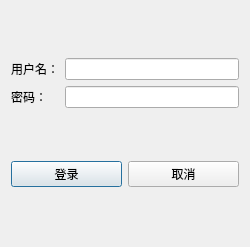
<?xml version="1.0" encoding="UTF-8"?>
<ui version="4.0">
 <class>LoginDialog</class>
 <widget class="QDialog" name="LoginDialog">
  <property name="geometry">
   <rect>
    <x>0</x>
    <y>0</y>
    <width>250</width>
    <height>247</height>
   </rect>
  </property>
  <property name="windowTitle">
   <string>Dialog</string>
  </property>
  <property name="windowIcon">
   <iconset resource="res.qrc">
    <normaloff>:/image/mainwindow图标.png</normaloff>:/image/mainwindow图标.png</iconset>
  </property>
  <layout class="QVBoxLayout" name="verticalLayout">
   <item>
    <layout class="QGridLayout" name="gridLayout">
     <item row="0" column="0">
      <widget class="QLabel" name="label">
       <property name="text">
        <string>用户名：</string>
       </property>
      </widget>
     </item>
     <item row="0" column="1">
      <widget class="QLineEdit" name="editUser"/>
     </item>
     <item row="1" column="0">
      <widget class="QLabel" name="label_2">
       <property name="text">
        <string>密码：</string>
       </property>
      </widget>
     </item>
     <item row="1" column="1">
      <widget class="QLineEdit" name="editPassword"/>
     </item>
    </layout>
   </item>
   <item>
    <layout class="QHBoxLayout" name="horizontalLayout">
     <item>
      <widget class="QPushButton" name="btnLogin">
       <property name="text">
        <string>登录</string>
       </property>
      </widget>
     </item>
     <item>
      <widget class="QPushButton" name="btnCancel">
       <property name="text">
        <string>取消</string>
       </property>
      </widget>
     </item>
    </layout>
   </item>
  </layout>
 </widget>
 <resources>
  <include location="res.qrc"/>
 </resources>
 <connections>
  <connection>
   <sender>btnCancel</sender>
   <signal>clicked()</signal>
   <receiver>LoginDialog</receiver>
   <slot>reject()</slot>
   <hints>
    <hint type="sourcelabel">
     <x>184</x>
     <y>182</y>
    </hint>
    <hint type="destinationlabel">
     <x>124</x>
     <y>123</y>
    </hint>
   </hints>
  </connection>
 </connections>
</ui>
